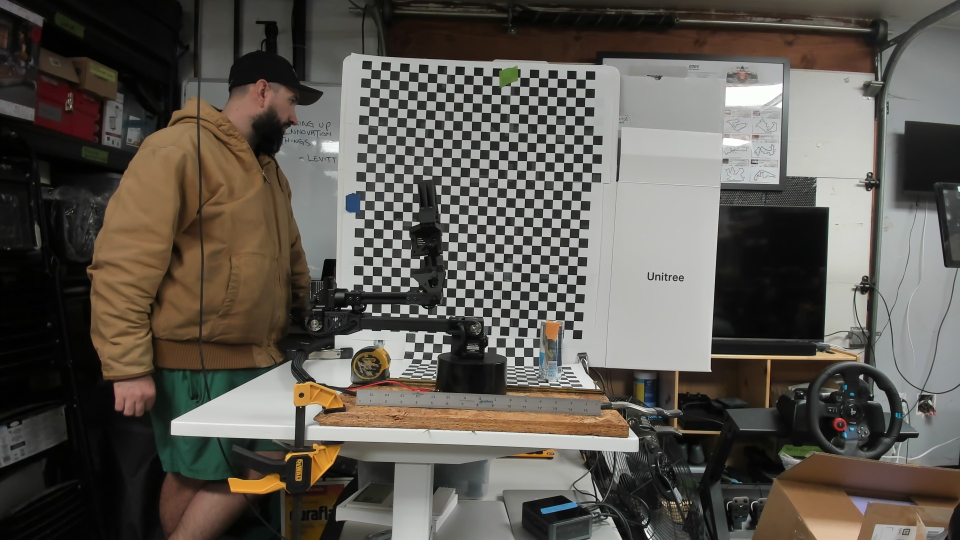
#> input picture calibration_images/cam0_000.jpg, 1920 x 1080 px (shown at 1/2 size)
$ python -i viz_calibrator.py   (imports and definitions only)
#> lines starting #> are read from the running program, lines starting #| are printed output that depends on the picture; after the words box and inside, x2 and y2 are one past the last pixel; in counts of white or black regions, pixels touching at a corner belong together
#> further down, picture is the input picture: shape (1080, 1920, 3); mean B, G, R 81.2, 88.2, 93
### src/vision/gpu_preprocess.py
"""
th3cl4w Vision — GPU-Accelerated Frame Preprocessing

Shared utility for GPU-accelerated (OpenCL) frame decoding, resizing,
and color conversion. Falls back to CPU transparently when no GPU is available.

On AMD GPUs with Mesa rusticl, the HSV color-conversion kernel may fail to
build (missing ``convert_uchar_sat_rte``).  We probe once at import time and
route HSV through CPU when the kernel is broken, avoiding repeated stderr spam.
"""

import logging
import os
import tempfile

import cv2
import numpy as np

logger = logging.getLogger("th3cl4w.vision.gpu_preprocess")

# ── OpenCL initialisation ────────────────────────────────────────────

_has_opencl = cv2.ocl.haveOpenCL()
if _has_opencl:
    cv2.ocl.setUseOpenCL(True)


# [28 lines left out: function _probe_hsv_kernel, not called in this run]


# Probe once at import; result cached for the process lifetime.
_hsv_gpu_ok = _probe_hsv_kernel() if _has_opencl else False


# [7 lines left out: function decode_jpeg_gpu, not called in this run]


def resize_gpu(frame, width: int, height: int):
    """GPU-accelerated resize."""
    return cv2.resize(frame, (width, height), interpolation=cv2.INTER_AREA)


def to_grayscale_gpu(frame):
    """GPU-accelerated BGR to grayscale."""
    return cv2.cvtColor(frame, cv2.COLOR_BGR2GRAY)


def to_hsv(frame):
    """BGR → HSV, using GPU when the kernel is available.

    Falls back to CPU automatically on devices where the OpenCL HSV
    kernel fails to build (e.g. AMD RX 580 with Mesa rusticl).
    """
    if _hsv_gpu_ok:
        return cv2.cvtColor(frame, cv2.COLOR_BGR2HSV)
    # Force CPU path to avoid build-error spam
    np_frame = frame.get() if isinstance(frame, cv2.UMat) else frame
    hsv_np = cv2.cvtColor(np_frame, cv2.COLOR_BGR2HSV)
#> hsv_np: shape (1080, 1920, 3); mean H, S, V 32.9, 45, 94.4
    # Re-upload if caller expects UMat
    return cv2.UMat(hsv_np) if isinstance(frame, cv2.UMat) else hsv_np


def to_numpy(frame):
    """Convert UMat back to numpy if needed."""
    return frame.get() if isinstance(frame, cv2.UMat) else frame


# [8 lines left out: function gpu_status, not called in this run]

### shared/config/camera_config.py
"""Camera service configuration — single source of truth."""
import os

CAMERA_SERVER_URL = os.getenv("CAMERA_SERVER_URL", "http://localhost:8081")


def snap_url(cam_id: int) -> str:
    return f"{CAMERA_SERVER_URL}/snap/{cam_id}"


def latest_url(cam_id: int) -> str:
    return f"{CAMERA_SERVER_URL}/latest/{cam_id}"


def cameras_url() -> str:
    return f"{CAMERA_SERVER_URL}/cameras"


# Camera IDs
CAM_SIDE = 0
CAM_ARM = 1
CAM_OVERHEAD = 2

### src/vision/viz_calibrator.py
"""
Visualization Calibrator — Camera-based calibration of the V1 UI arm visualization.

Uses progressive angle increments with self-assessment: starts with small joint
movements and gradually increases, stopping early when calibration converges.
"""

import asyncio
import json
import logging
import math
import time
from dataclasses import dataclass, field
from pathlib import Path
from typing import Any, Dict, List, Optional, Tuple

import cv2
from .gpu_preprocess import to_hsv
import httpx
import numpy as np
from scipy.optimize import minimize

logger = logging.getLogger("th3cl4w.viz_calibrator")

# Default link lengths and offsets (fallback / initial guess)
DEFAULT_LINKS_MM = {
    "base": 80,
    "shoulder": 170,
    "elbow": 170,
    "wrist1": 60,
    "wrist2": 60,
    "end": 50,
}
DEFAULT_OFFSETS = [0, 90, 90, 0, 0, 0]

# Safety: joint limits with 5° margin
JOINT_LIMITS = {
    1: (-85.0, 85.0),
    2: (-85.0, 85.0),
    4: (-85.0, 85.0),
}

# Progressive calibration config
PITCH_JOINTS = [1, 2, 4]  # joints that affect side-view
ANGLE_INCREMENT = 5  # degrees per round
MAX_ANGLE = 45  # maximum angle to reach
CONVERGENCE_THRESHOLD = 50.0  # average px residual to consider "good"
STABLE_ROUNDS_NEEDED = 2  # rounds residual must be stable to stop

from src.config.camera_config import snap_url as _snap_url

CAMERA_URL = _snap_url(1)
ARM_API = "http://localhost:8080"
SETTLE_TIME = 2.0  # seconds to wait after moving
MOVE_STEP_DEG = 10.0  # max degrees per increment

OUTPUT_PATH = (
    Path(__file__).resolve().parent.parent.parent / "web" / "static" / "v1" / "viz_calibration.json"
)


# [17 lines left out: function generate_round_poses, not called in this run]


def max_rounds() -> int:
    """Number of rounds to reach MAX_ANGLE."""
    return MAX_ANGLE // ANGLE_INCREMENT


@dataclass
class PoseObservation:
    """A single calibration observation."""

    joint_angles: List[float]
    end_effector_px: Optional[Tuple[int, int]] = None
    joint_positions_px: Optional[List[Optional[Tuple[int, int]]]] = None
    timestamp: float = 0.0


@dataclass
class CalibrationResult:
    """Result of the calibration optimization."""

    links_mm: Dict[str, float]
    joint_viz_offsets: List[float]
    residual: float
    n_observations: int
    camera_params: Dict[str, float] = field(default_factory=dict)
    success: bool = True
    message: str = ""


# [44 lines left out: function fk_2d, not called in this run]


def detect_end_effector(frame: np.ndarray) -> Optional[Tuple[int, int]]:
    """
    Detect the end-effector (gripper) in a camera frame.
    Uses multiple strategies: color detection, edge detection, contour analysis.
    Returns (x, y) pixel coordinates or None.
    """
    if frame is None:
        return None

    hsv = to_hsv(frame)
    h, w = frame.shape[:2]
#> h = 1080; w = 1920

    # Strategy 1: Look for the metallic/dark gripper
    gray = cv2.cvtColor(frame, cv2.COLOR_BGR2GRAY)
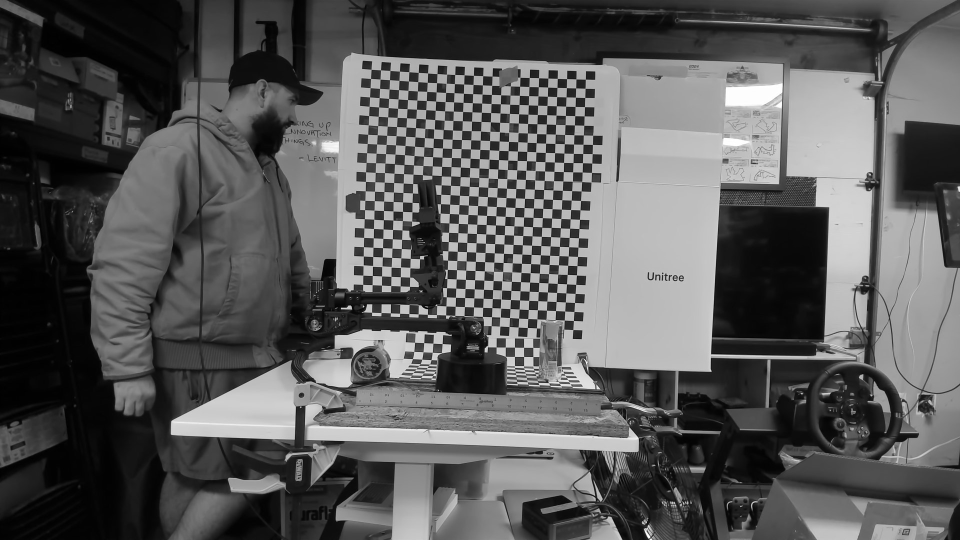
#> gray: shape (1080, 1920) (shown at 1/2 size); min 0, max 255, mean 88.8

    # Strategy 2: Look for the arm's blue/silver color
    lower_blue = np.array([100, 50, 50])
    upper_blue = np.array([130, 255, 255])
    blue_mask = cv2.inRange(hsv, lower_blue, upper_blue)
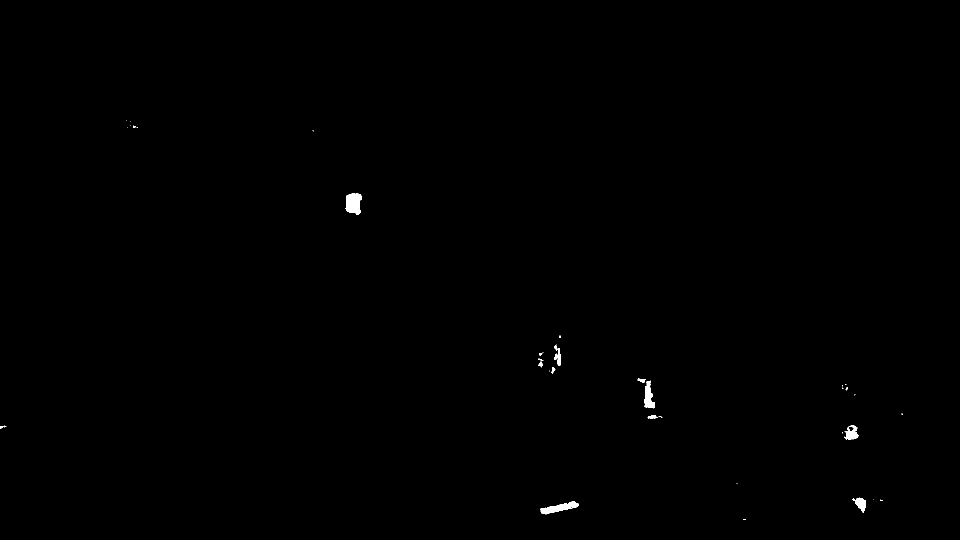
#> blue_mask: shape (1080, 1920) (shown at 1/2 size); 0.21% white; 45 white regions (31 under 20 px), largest, box (x1, y1, x2, y2) and area: (691, 386, 724, 430) 1102, (1081, 1002, 1158, 1029) 906, (1288, 761, 1310, 817) 695

    # Strategy 3: Dark metallic regions (arm body)
    lower_dark = np.array([0, 0, 20])
    upper_dark = np.array([180, 80, 120])
    dark_mask = cv2.inRange(hsv, lower_dark, upper_dark)
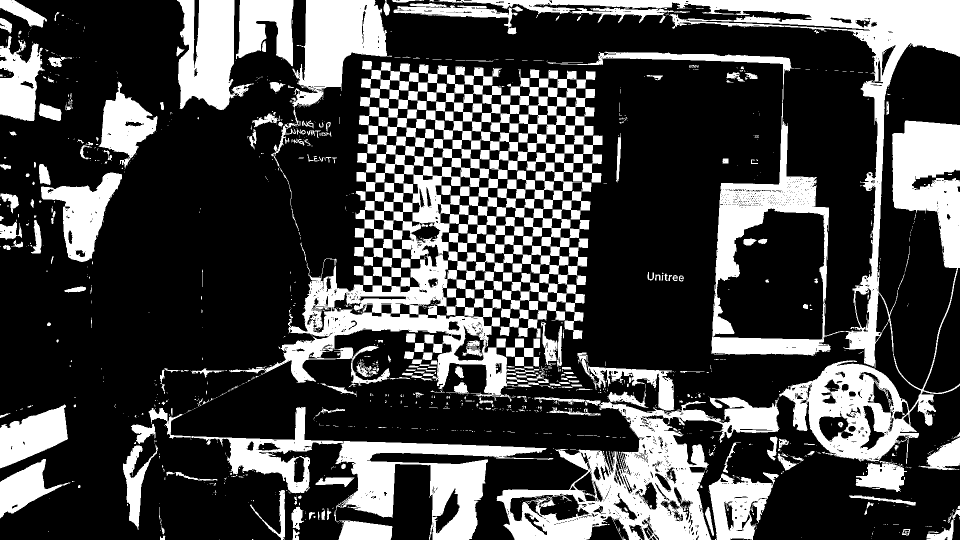
#> dark_mask: shape (1080, 1920) (shown at 1/2 size); 28.1% white; 1398 white regions (1140 under 20 px), largest, box (x1, y1, x2, y2) and area: (878, 0, 1920, 928) 145658, (458, 124, 1205, 798) 144786, (993, 779, 1560, 1080) 58445

    # Combine masks
    combined = cv2.bitwise_or(blue_mask, dark_mask)
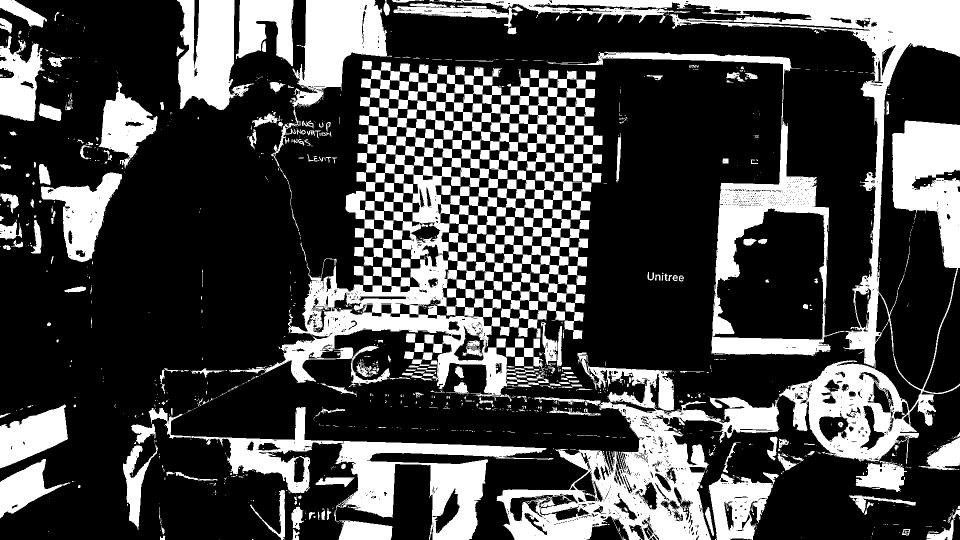
#> combined: shape (1080, 1920) (shown at 1/2 size); 28.3% white; 1389 white regions (1132 under 20 px), largest, box (x1, y1, x2, y2) and area: (458, 124, 1205, 798) 146078, (878, 0, 1920, 928) 145863, (993, 705, 1560, 1080) 65561

    # Morphological cleanup
    kernel = cv2.getStructuringElement(cv2.MORPH_ELLIPSE, (7, 7))
    combined = cv2.morphologyEx(combined, cv2.MORPH_CLOSE, kernel)
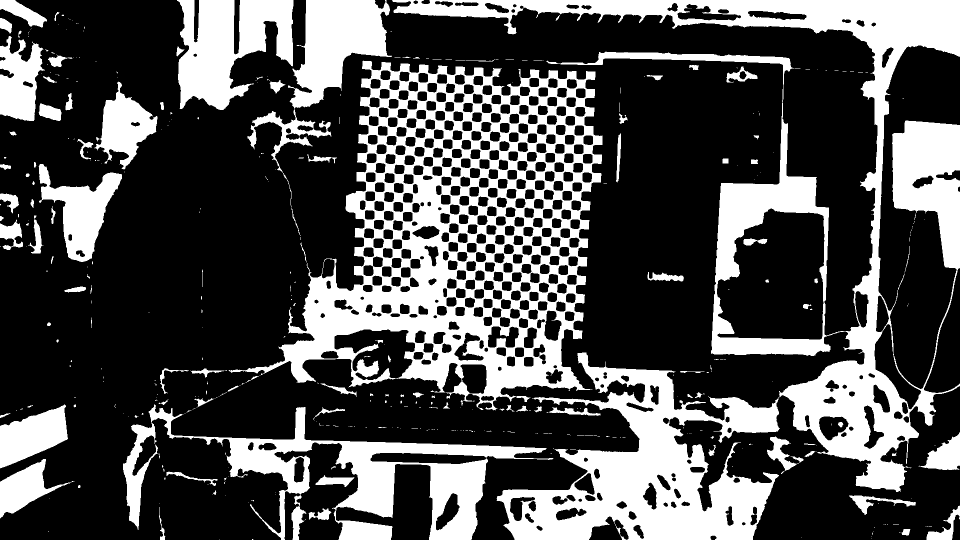
#> combined: shape (1080, 1920) (shown at 1/2 size); 31% white; 445 white regions (331 under 20 px), largest, box (x1, y1, x2, y2) and area: (784, 0, 1920, 1080) 259797, (457, 121, 1205, 821) 182505, (246, 808, 1107, 1080) 57804
    combined = cv2.morphologyEx(combined, cv2.MORPH_OPEN, kernel)
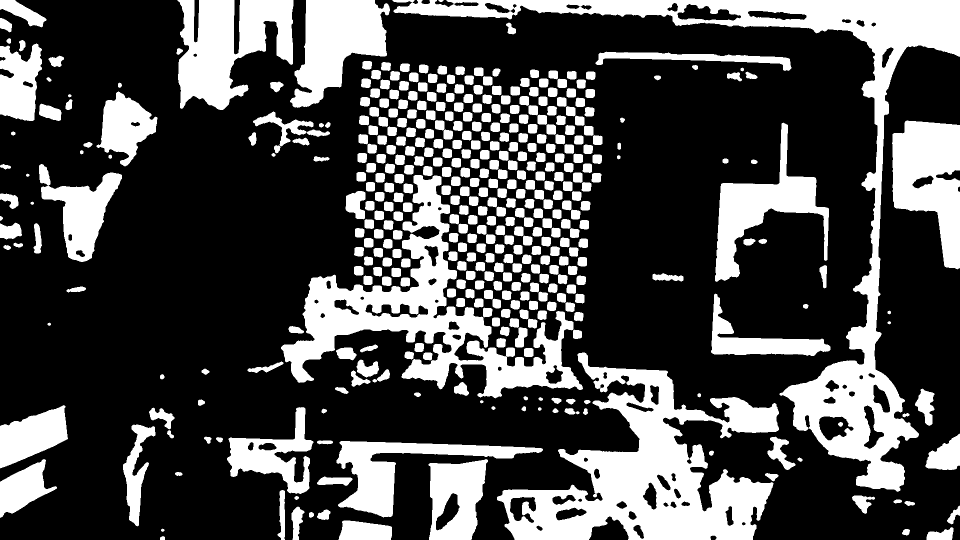
#> combined: shape (1080, 1920) (shown at 1/2 size); 29.4% white; 433 white regions

    # Find contours
    contours, _ = cv2.findContours(combined, cv2.RETR_EXTERNAL, cv2.CHAIN_APPROX_SIMPLE)
#> contours = 432 contours; largest, box (x1, y1, x2, y2) and area: (785, 0, 1920, 984) 108638, (994, 705, 1558, 1080) 93114, (562, 350, 1166, 797) 67786, (355, 0, 587, 220) 30871, (1784, 241, 1920, 539) 26384

    if not contours:
        return None

    # Filter by area and find the topmost point of significant contours
    min_area = (h * w) * 0.001  # at least 0.1% of image
#> min_area = 2073.6
    valid_contours = [c for c in contours if cv2.contourArea(c) > min_area]
#> valid_contours = 22 contours; largest, box (x1, y1, x2, y2) and area: (785, 0, 1920, 984) 108638, (994, 705, 1558, 1080) 93114, (562, 350, 1166, 797) 67786, (355, 0, 587, 220) 30871, (1784, 241, 1920, 539) 26384

    if not valid_contours:
        return None

    # Find the extreme point that's furthest from the base
    base_x, base_y = w // 2, h
#> base_x = 960; base_y = 1080

    best_point = None
    best_dist = 0

    for contour in valid_contours:
        for point in contour.reshape(-1, 2):
            px, py = int(point[0]), int(point[1])
            dist = math.sqrt((px - base_x) ** 2 + (py - base_y) ** 2)
            if dist > best_dist:
                best_dist = dist
                best_point = (px, py)
#> this loop made 22 passes
#> after the loop, best_dist = 1445; best_point = (0, 0)

    return best_point


# [7 lines left out: function detect_arm_joints, not called in this run]


# [77 lines not run here, left out]


# [135 lines left out: functions solve_calibration, save_calibration, load_calibration, not called in this run]


# [180 lines not run here, left out]

>>> import cv2
>>> picture = cv2.imread('../../calibration_images/cam0_000.jpg')
>>> result = detect_end_effector(picture)
#> result = (0, 0)
